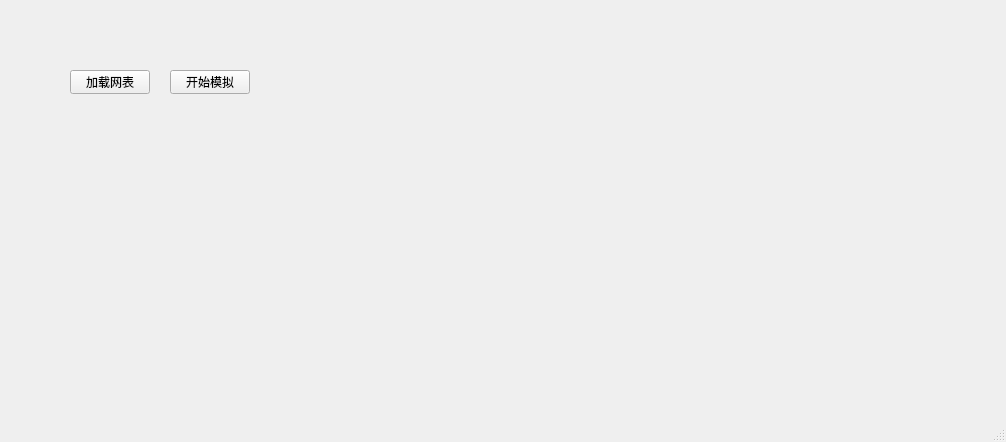
<?xml version="1.0" encoding="UTF-8"?>
<ui version="4.0">
 <class>MainWindow</class>
 <widget class="QMainWindow" name="MainWindow">
  <property name="geometry">
   <rect>
    <x>0</x>
    <y>0</y>
    <width>1006</width>
    <height>442</height>
   </rect>
  </property>
  <property name="windowTitle">
   <string>MainWindow</string>
  </property>
  <widget class="QWidget" name="centralwidget">
   <widget class="QPushButton" name="pushButton">
    <property name="geometry">
     <rect>
      <x>170</x>
      <y>70</y>
      <width>80</width>
      <height>24</height>
     </rect>
    </property>
    <property name="text">
     <string>开始模拟</string>
    </property>
   </widget>
   <widget class="QPushButton" name="btn_loadNetlist">
    <property name="geometry">
     <rect>
      <x>70</x>
      <y>70</y>
      <width>80</width>
      <height>24</height>
     </rect>
    </property>
    <property name="text">
     <string>加载网表</string>
    </property>
   </widget>
  </widget>
  <widget class="QStatusBar" name="statusbar"/>
  <action name="action_loadNetlist">
   <property name="text">
    <string>loadNetlist</string>
   </property>
   <property name="toolTip">
    <string>loadNetlist</string>
   </property>
  </action>
 </widget>
 <resources/>
 <connections/>
</ui>
